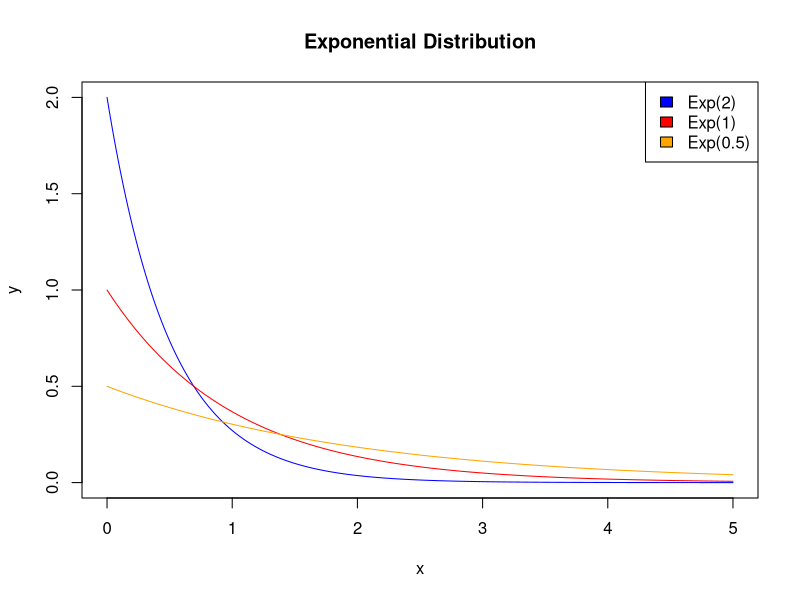
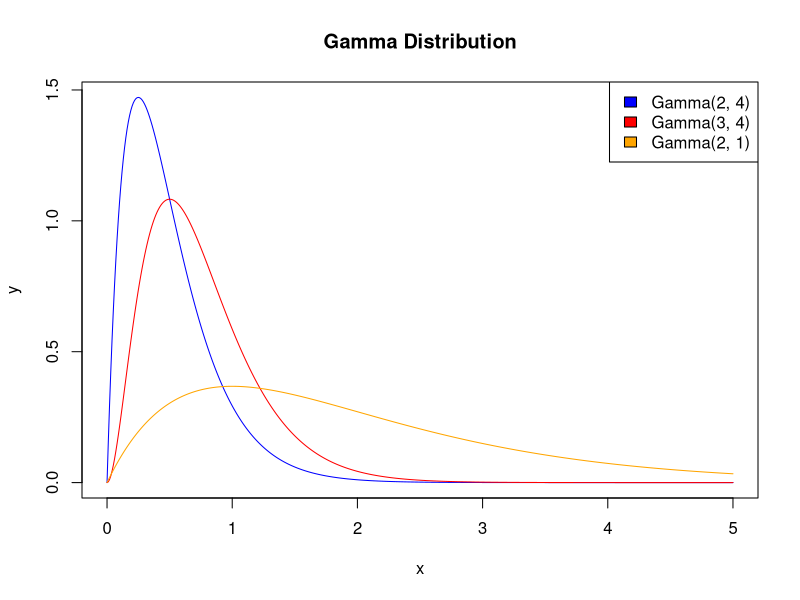
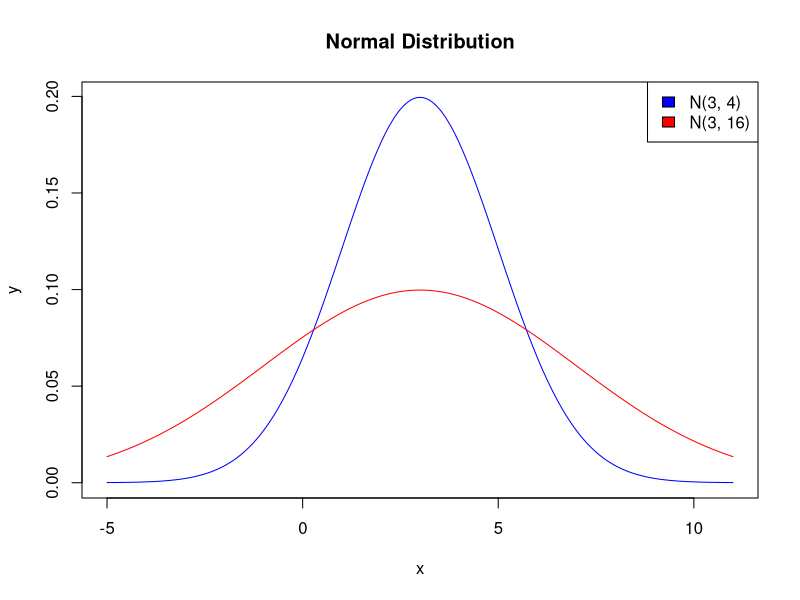
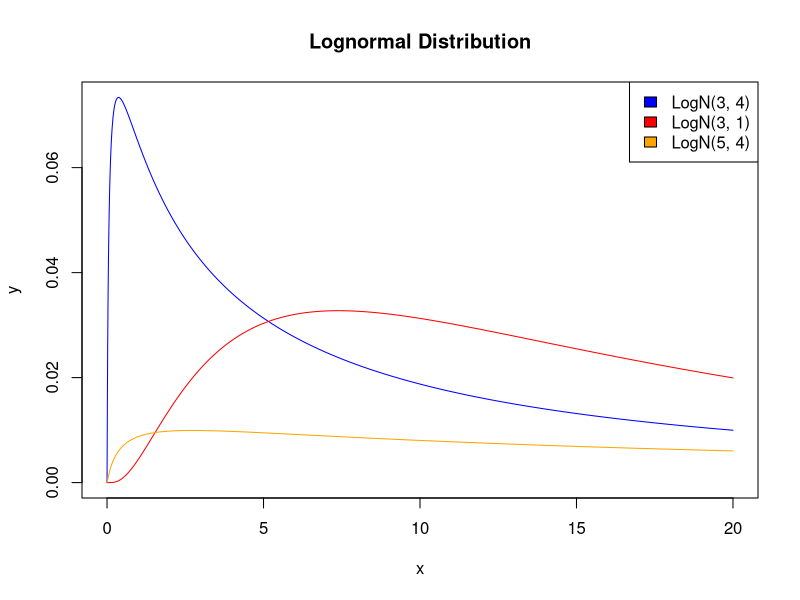
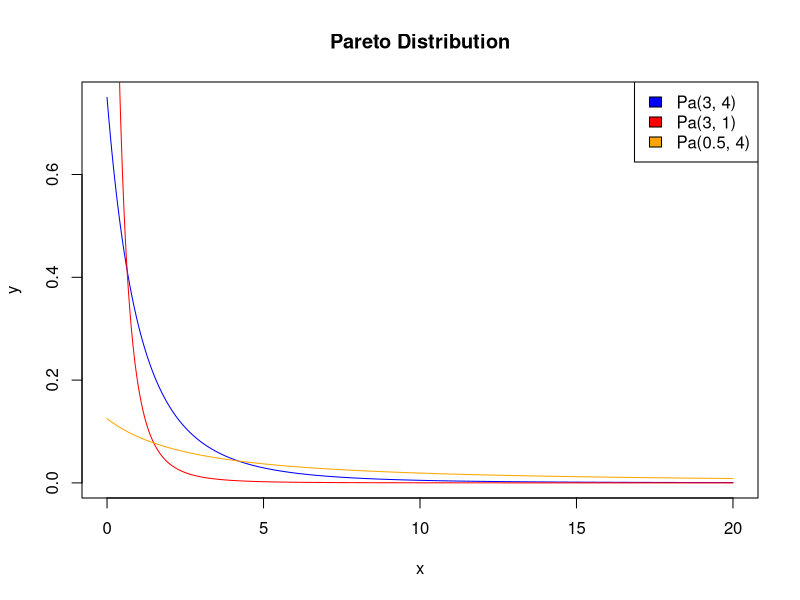
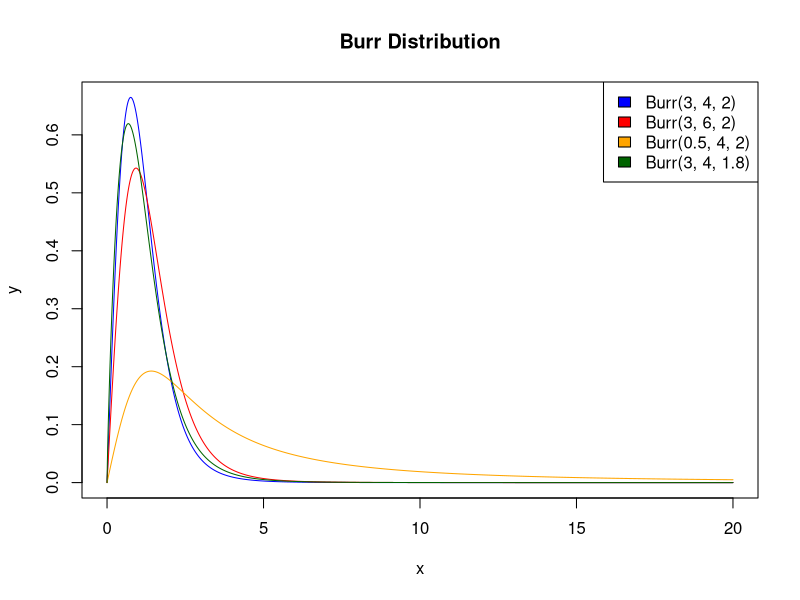
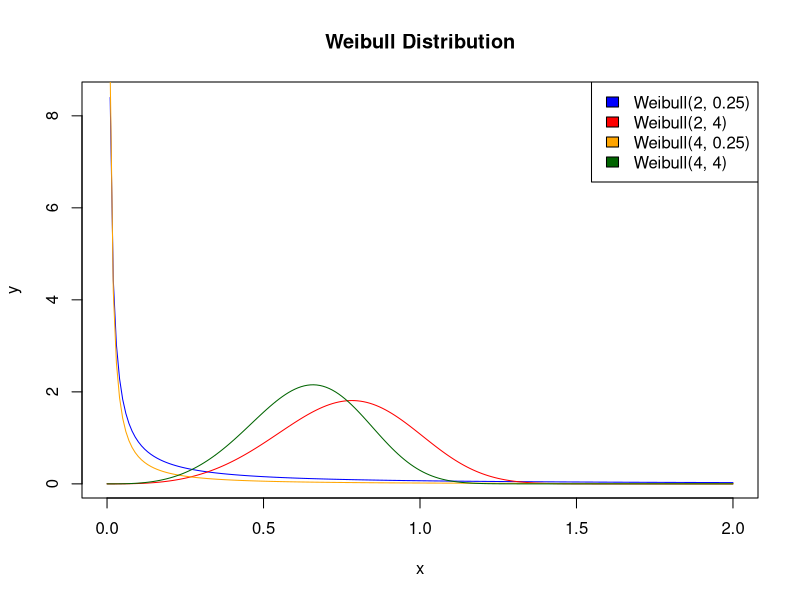
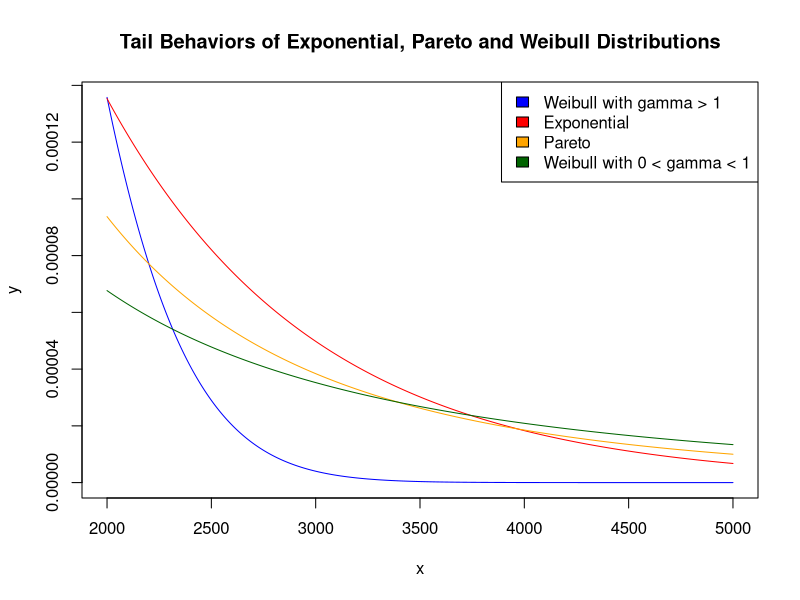

Reproduce these figures in R, in order.
## ---- chunk 1
# PDF of Exp(3) at x = 1
dexp(1, rate = 3)
# CDF of Exp(3) at x = 1, i.e. P(X <= 1)
pexp(0.5, rate = 3, lower.tail = TRUE)
# 25% percentile of Exp(3)
qexp(0.25, rate = 3)
# Generate a random sample of 10 values from Exp(3)
rexp(10, rate = 3)
## ---- chunk 2
plot(seq(0, 5, 0.01), dexp(seq(0, 5, 0.01), rate = 2), type = "l", col = "blue", xlab = "x", ylab = "y", main = "Exponential Distribution")
lines(seq(0, 5, 0.01), dexp(seq(0, 5, 0.01), rate = 1), type = "l", col = "red")
lines(seq(0, 5, 0.01), dexp(seq(0, 5, 0.01), rate = 0.5), type = "l", col = "orange")
legend("topright", c("Exp(2)", "Exp(1)", "Exp(0.5)"), fill = c("blue","red", "orange"))
## ---- chunk 3
dgamma(1, shape = 2, rate = 4)
pgamma(0.5, shape = 2, rate = 4)
qgamma(0.25, shape = 2, rate = 4)
rgamma(10, shape = 2, rate = 4)
## ---- chunk 4
plot(seq(0, 5, 0.01), dgamma(seq(0, 5, 0.01), shape = 2, rate = 4), type = "l", col = "blue", xlab = "x", ylab = "y", main = "Gamma Distribution")
lines(seq(0, 5, 0.01), dgamma(seq(0, 5, 0.01), shape = 3, rate = 4), type = "l", col = "red")
lines(seq(0, 5, 0.01), dgamma(seq(0, 5, 0.01), shape = 2, rate = 1), type = "l", col = "orange")
legend("topright", c("Gamma(2, 4)", "Gamma(3, 4)", "Gamma(2, 1)"), fill = c("blue","red", "orange"))
## ---- chunk 5
# X ~ Gamma(10, 4), P(X > 4.375)
p1 = 1 - pgamma(4.375, shape = 10, rate = 4)
# 8X ~ Chi-squared(20), P(8X > 8 * 4.275)
p2 = 1 - pchisq(8 * 4.375, df = 20)
p1 == p2
## ---- chunk 6
dnorm(1, mean = 3, sd = 2)
pnorm(3, mean = 3, sd = 2)
qnorm(0.25, mean = 3, sd = 2)
rnorm(10, mean = 3, sd = 2)
## ---- chunk 7
plot(seq(-5, 11, 0.01), dnorm(seq(-5, 11, 0.01), mean = 3, sd = 2), type = "l", col = "blue", xlab = "x", ylab = "y", main = "Normal Distribution")
lines(seq(-5, 11, 0.01), dnorm(seq(-5, 11, 0.01), mean = 3, sd = 4), type = "l", col = "red")
legend("topright", c("N(3, 4)", "N(3, 16)"), fill = c("blue","red"))
## ---- chunk 8
dlnorm(1, meanlog = 3, sdlog = 2)
plnorm(3, meanlog = 3, sdlog = 2)
qlnorm(0.25, meanlog = 3, sdlog = 2)
rlnorm(10, meanlog = 3, sdlog = 2)
## ---- chunk 9
plot(seq(0, 20, 0.01), dlnorm(seq(0, 20, 0.01), meanlog = 3, sdlog = 2), type = "l", col = "blue", xlab = "x", ylab = "y", main = "Lognormal Distribution")
lines(seq(0, 20, 0.01), dlnorm(seq(0, 20, 0.01), meanlog = 3, sdlog = 1), type = "l", col = "red")
lines(seq(0, 20, 0.01), dlnorm(seq(0, 20, 0.01), meanlog = 5, sdlog = 2), type = "l", col = "orange")
legend("topright", c("LogN(3, 4)", "LogN(3, 1)", "LogN(5, 4)"), fill = c("blue","red", "orange"))
## ---- chunk 10
dpareto <- function(x, a, l) {
  a*l^a / ((l+x) ^ (a+1))
}

ppareto <- function(x, a, l) {
  1 - (l / (l+x)) ^ a
}

qpareto <- function(q, a, l) {
  ((1-q) ^ (-1/a) - 1) * l
}

rpareto <- function(n, a, l) {
  ((1-runif(n)) ^ (-1/a) - 1) * l
}
## ---- chunk 11
plot(seq(0, 20, 0.01), dpareto(seq(0, 20, 0.01), 3, 4), type = "l", col = "blue", xlab = "x", ylab = "y", main = "Pareto Distribution")
lines(seq(0, 20, 0.01), dpareto(seq(0, 20, 0.01), 3, 1), type = "l", col = "red")
lines(seq(0, 20, 0.01), dpareto(seq(0, 20, 0.01), 0.5, 4), type = "l", col = "orange")
legend("topright", c("Pa(3, 4)", "Pa(3, 1)", "Pa(0.5, 4)"), fill = c("blue","red", "orange"))
## ---- chunk 12
pareto_median <- qpareto(0.5, 3, 4)

integrand <- function(x) {x * 3*4^3 / (4+x)^(3+1)}
pareto_mean <- integrate(integrand, lower = 0, upper = Inf)[1]
# Alternatively, pareto_mean <- 4 / (3-1)

pareto_median < pareto_mean
## ---- chunk 13
dburr <- function(x, a, l, g) {
  a * g * (l^a) * (x^(g-1)) / ((l+x^g) ^ (a+1))
}

pburr <- function(x, a, l, g) {
  1 - (l / (l+x^g)) ^ a
}

qburr <- function(q, a, l, g) {
  (((1-q)^(-1/a) - 1) * l) ^ (1/g)
}

rburr <- function(n, a, l, g) {
  (((1-runif(n))^(-1/a) - 1) * l) ^ (1/g)
}
## ---- chunk 14
plot(seq(0, 20, 0.01), dburr(seq(0, 20, 0.01), 3, 4, 2), type = "l", col = "blue", xlab = "x", ylab = "y", main = "Burr Distribution")
lines(seq(0, 20, 0.01), dburr(seq(0, 20, 0.01), 3, 6, 2), type = "l", col = "red")
lines(seq(0, 20, 0.01), dburr(seq(0, 20, 0.01), 0.5, 4, 2), type = "l", col = "orange")
lines(seq(0, 20, 0.01), dburr(seq(0, 20, 0.01), 3, 4, 1.8), type = "l", col = "darkgreen")
legend("topright", c("Burr(3, 4, 2)", "Burr(3, 6, 2)", "Burr(0.5, 4, 2)", "Burr(3, 4, 1.8)"), fill = c("blue","red", "orange", "darkgreen"))
## ---- chunk 15
# Weibull(2, 0.25)
dweibull(1, shape = 0.25, scale = 2^(-1/0.25))
pweibull(1, shape = 0.25, scale = 2^(-1/0.25))
qweibull(0.25, shape = 0.25, scale = 2^(-1/0.25))
rweibull(10, shape = 0.25, scale = 2^(-1/0.25))
## ---- chunk 16
plot(seq(0, 2, 0.01), dweibull(seq(0, 2, 0.01), shape = 0.25, scale = 2^(-1/0.25)), type = "l", col = "blue", xlab = "x", ylab = "y", main = "Weibull Distribution")
lines(seq(0, 2, 0.01), dweibull(seq(0, 2, 0.01), shape = 4, scale = 2^(-1/4)), type = "l", col = "red")
lines(seq(0, 2, 0.01), dweibull(seq(0, 2, 0.01), shape = 0.25, scale = 4^(-1/0.25)), type = "l", col = "orange")
lines(seq(0, 2, 0.01), dweibull(seq(0, 2, 0.01), shape = 4, scale = 4^(-1/4)), type = "l", col = "darkgreen")
legend("topright", c("Weibull(2, 0.25)", "Weibull(2, 4)", "Weibull(4, 0.25)", "Weibull(4, 4)"), fill = c("blue","red", "orange", "darkgreen"))
## ---- chunk 17
dweibull_def <- function(x, c, g) {
  c * g * x^(g-1) * exp(-c*x^g)
}

pweibull_def <- function(x, c, g) {
  1 - exp(-c*x^g)
}

qweibull_def <- function(q, c, g) {
  (log(1-q) / (-c)) ^ (1/g)
}

rweibull_def <- function(n, c, g) {
  (log(1-runif(n)) / (-c)) ^ (1/g)
}
## ---- chunk 18
qweibull(0.25, shape = 0.25, scale = 2^(-1/0.25))
qweibull_def(0.25, c = 2, g = 0.25)
## ---- chunk 19
plot(seq(2000, 5000, 0.01), dweibull(seq(2000, 5000, 0.01), shape = 2, scale = (pi/2000^2)^(-1/2)), type = "l", col = "blue", xlab = "x", ylab = "y", main = "Tail Behaviors of Exponential, Pareto and Weibull Distributions")
lines(seq(2000, 5000, 0.01), dexp(seq(2000, 5000, 0.01), rate = 1/1000), type = "l", col = "red")
lines(seq(2000, 5000, 0.01), dpareto(seq(2000, 5000, 0.01), 3, 2000), type = "l", col = "orange")
lines(seq(2000, 5000, 0.01), dweibull(seq(2000, 5000, 0.01), shape = 1/2, scale = (1/sqrt(500))^(-2)), type = "l", col = "darkgreen")
legend("topright", c("Weibull with gamma > 1", "Exponential", "Pareto", "Weibull with 0 < gamma < 1"), fill = c("blue", "red", "orange", "darkgreen"))
